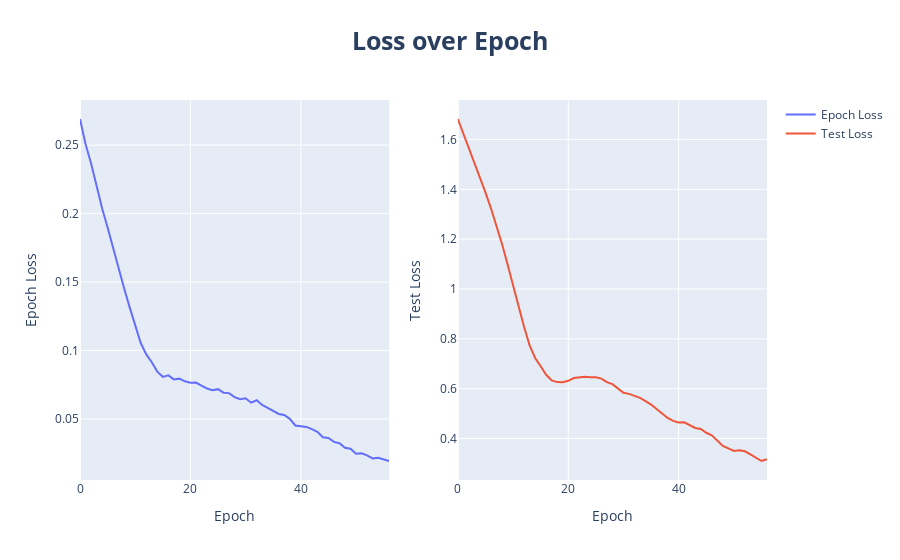

Notebook code cell kept with this figure:
### Code cell
# Create a subplot with 1 row and 2 columns
fig = make_subplots(rows=1, cols=2)

# Add the line chart to both subplots
fig.add_trace(
    go.Scatter(x=ep_data.index, y=ep_data["Epoch Loss"], mode="lines", name="Epoch Loss"),
    row=1,
    col=1,
)
fig.add_trace(
    go.Scatter(x=test_data.index, y=test_data["Test Loss"], mode="lines", name="Test Loss"),
    row=1,
    col=2,
)

# Update axis labels
fig.update_xaxes(title_text="Epoch", row=1, col=1)
fig.update_xaxes(title_text="Epoch", row=1, col=2)
fig.update_yaxes(title_text="Epoch Loss", row=1, col=1)
fig.update_yaxes(title_text="Test Loss", row=1, col=2)

# Set subplot layout
fig.update_layout(title="Loss over Epoch", title_x=0.5,title_font=dict(size=25, weight='bold'), showlegend=True)

# Show the plot
fig.show()

### Figure 1 — Plotly figure (JSON) as saved in the notebook; plotly's stock layout.template omitted (floating-point values rounded to 4 significant figures)
{"data": [{"mode": "lines", "name": "Epoch Loss", "type": "scatter", "x": [0, 1, 2, 3, 4, 5, 6, 7, 8, 9, 10, 11, 12, 13, 14, 15, 16, 17, 18, 19, 20, 21, 22, 23, 24, 25, 26, 27, 28, 29, 30, 31, 32, 33, 34, 35, 36, 37, 38, 39, 40, 41, 42, 43, 44, 45, 46, 47, 48, 49, 50, 51, 52, 53, 54, 55, 56], "xaxis": "x", "y": [0.2691, 0.2508, 0.2368, 0.2193, 0.2039, 0.1899, 0.1748, 0.1595, 0.1453, 0.1315, 0.1182, 0.1054, 0.09715, 0.0914, 0.08456, 0.08074, 0.08183, 0.07886, 0.07943, 0.07747, 0.0764, 0.07658, 0.07427, 0.07226, 0.07098, 0.07173, 0.06915, 0.06885, 0.0659, 0.06439, 0.06508, 0.06188, 0.06362, 0.06021, 0.05815, 0.05606, 0.05365, 0.05293, 0.05008, 0.04523, 0.04475, 0.04415, 0.0426, 0.04054, 0.0366, 0.03607, 0.03326, 0.03225, 0.02895, 0.0282, 0.02464, 0.02486, 0.02337, 0.02113, 0.02162, 0.02025, 0.01927], "yaxis": "y"}, {"mode": "lines", "name": "Test Loss", "type": "scatter", "x": [0, 1, 2, 3, 4, 5, 6, 7, 8, 9, 10, 11, 12, 13, 14, 15, 16, 17, 18, 19, 20, 21, 22, 23, 24, 25, 26, 27, 28, 29, 30, 31, 32, 33, 34, 35, 36, 37, 38, 39, 40, 41, 42, 43, 44, 45, 46, 47, 48, 49, 50, 51, 52, 53, 54, 55, 56], "xaxis": "x2", "y": [1.682, 1.625, 1.567, 1.51, 1.45, 1.388, 1.324, 1.256, 1.181, 1.099, 1.013, 0.9288, 0.8474, 0.7736, 0.7232, 0.6895, 0.6555, 0.6329, 0.6262, 0.6257, 0.6314, 0.6424, 0.6445, 0.6478, 0.6454, 0.6454, 0.6402, 0.6261, 0.6181, 0.6016, 0.5834, 0.579, 0.5719, 0.5627, 0.5495, 0.5362, 0.5183, 0.5011, 0.482, 0.4706, 0.4645, 0.4647, 0.4546, 0.4422, 0.4378, 0.4228, 0.4129, 0.3911, 0.3701, 0.36, 0.3495, 0.3526, 0.3484, 0.3363, 0.3229, 0.3094, 0.3171], "yaxis": "y2"}], "layout": {"showlegend": true, "title": {"font": {"size": 25, "weight": "bold"}, "text": "Loss over Epoch", "x": 0.5}, "xaxis": {"anchor": "y", "domain": [0, 0.45], "title": {"text": "Epoch"}}, "xaxis2": {"anchor": "y2", "domain": [0.55, 1], "title": {"text": "Epoch"}}, "yaxis": {"anchor": "x", "domain": [0, 1], "title": {"text": "Epoch Loss"}}, "yaxis2": {"anchor": "x2", "domain": [0, 1], "title": {"text": "Test Loss"}}}}
